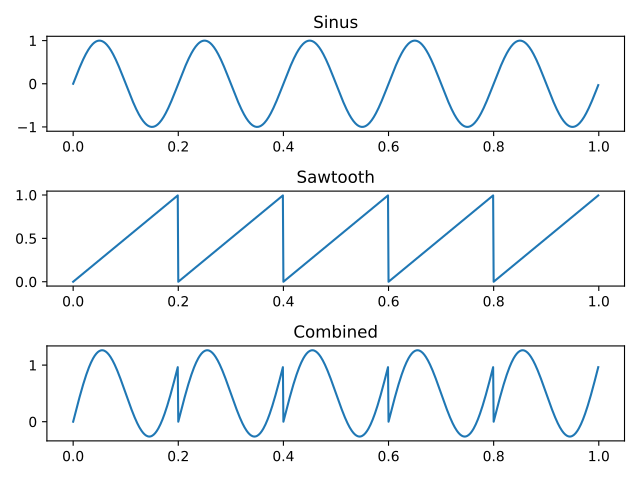

Source code (Python):
import numpy as np
import matplotlib.pyplot as plt

f = 5
T = 1
t = np.arange(0, T, 1 / 1000)

sin = np.sin(2 * np.pi * f * t)
sawtooth = np.mod(f * t, 1)
combined = sin + sawtooth

plt.subplot(3, 1, 1)
plt.plot(t, sin)
plt.title('Sinus')

plt.subplot(3, 1, 2)
plt.plot(t, sawtooth)
plt.title('Sawtooth')

plt.subplot(3, 1, 3)
plt.plot(t, combined)
plt.title('Combined')

plt.tight_layout()
plt.savefig('ex4.pdf')
plt.show()
